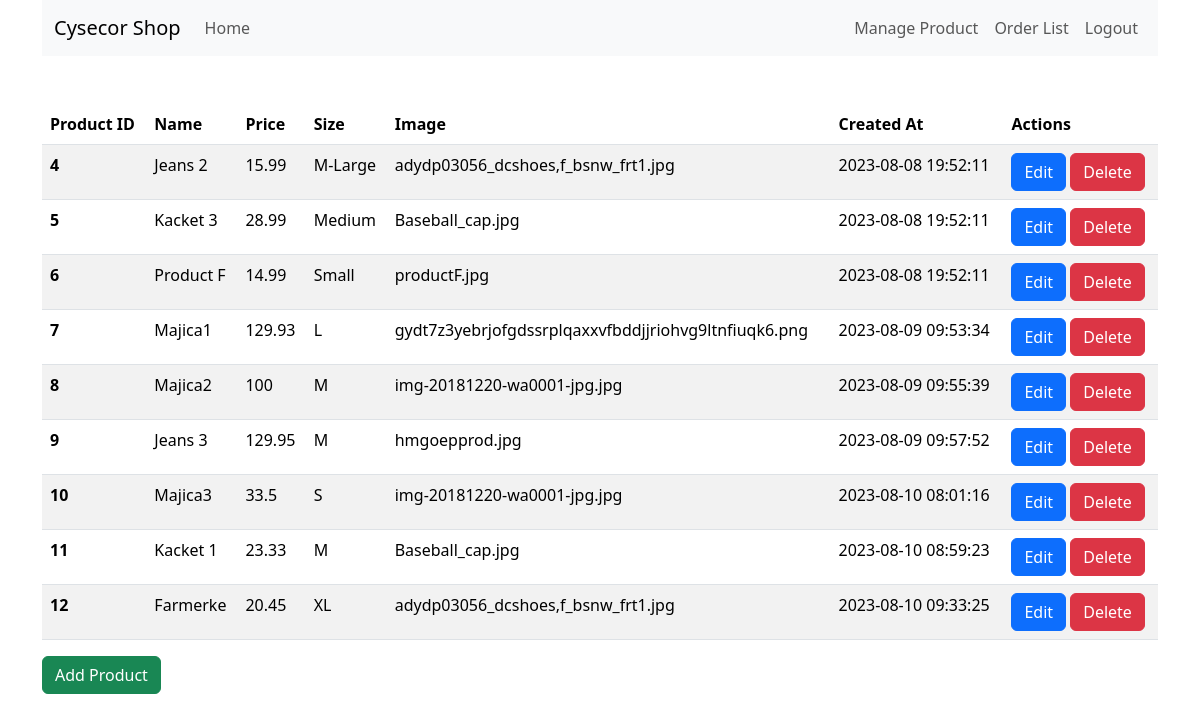
Page /admin/index.php (signed in) on the committed database.
### tables this page shows
CREATE TABLE `products` (
  `product_id` int(11) NOT NULL,
  `name` varchar(255) NOT NULL,
  `price` varchar(255) NOT NULL,
  `size` varchar(255) NOT NULL,
  `image` varchar(255) NOT NULL,
  `created_at` datetime NOT NULL DEFAULT current_timestamp()
);

### app/classes/User.php (called while the page is built, shortened)
<?php
class User{
    protected $conn;
    public function __construct(){
        global $conn;
        $this->conn = $conn;
    }
    public function is_logged(){
        if(isset($_SESSION['user_id'])){
            return true;
        }
        return false;
    }
    public function is_admin(){
        $query = "SELECT * FROM users WHERE user_id = ? AND is_admin = 1";
        $stmt = $this->conn->prepare($query);
        $stmt->bind_param("i",$_SESSION['user_id']);
        $stmt->execute();
        $result = $stmt->get_result();
        if($result->num_rows > 0){
            return true;
        }
        return false;
    }
}

### app/classes/Product.php (called while the page is built, shortened)
<?php
class Product{
    protected $conn;
    public function __construct(){
        global $conn;
        $this->conn = $conn;
    }
    public function fetch_all(){
        $sql = "SELECT * FROM products";
        $result = $this->conn->query($sql);
        return $result->fetch_all(MYSQLI_ASSOC);
    }
}

### admin/index.php (the view)
<?php
require_once '../app/classes/Product.php';
require_once "header.php";
if($user->is_logged() && $user->is_admin()):
$products = new Product();
$products = $products -> fetch_all();
?>
        <table class="table table-striped">
            <thead>
                <tr>
                    <th scope = "col">Product ID</th>
                    <th scope = "col">Name </th>
                    <th scope = "col">Price</th>
                    <th scope = "col">Size</th>
                    <th scope = "col">Image</th>
                    <th scope = "col">Created At</th>
                    <th scope = "col">Actions</th>
                </tr>
            </thead>
            <tbody>
                <?php foreach($products as $product):?>
                    <tr>
                        <th scope = "row"><?= $product['product_id'];?></th>
                        <td><?= htmlspecialchars($product['name']);?></td>
                        <td><?= htmlspecialchars($product['price']);?></td>
                        <td><?= htmlspecialchars($product['size']);?></td>
                        <td><?= htmlspecialchars($product['image']);?></td>
                        <td><?= htmlspecialchars($product['created_at']);?></td>
                        <td>
                            <a href="edit_product.php?id=<?= $product['product_id']; ?>" class= "btn btn-primary">Edit</a>
                            <a href="delete_product.php?id=<?= $product['product_id']; ?>" class= "btn btn-danger">Delete</a>
                        </td>
                    </tr>
                <?php endforeach;?>
            </tbody>
        </table>
        <a href="add_product.php" class="btn btn-success">Add Product</a>
<?php else:
    header('Location:../index.php');
?>
<?php endif; ?>
<?php
require_once 'footer.php';
?>

### rows in the picture
products: product_id "4", name "Jeans 2", price "15.99", size "M-Large", image "adydp03056_dcshoes,f_bsnw_frt1.jpg", created_at "2023-08-08 19:52:11"
products: product_id "5", name "Kacket 3", price "28.99", size "Medium", image "Baseball_cap.jpg", created_at "2023-08-08 19:52:11"
products: product_id "6", name "Product F", price "14.99", size "Small", image "productF.jpg", created_at "2023-08-08 19:52:11"
products: product_id "7", name "Majica1", price "129.93", size "L", image "gydt7z3yebrjofgdssrplqaxxvfbddjjriohvg9ltnfiuqk6.png", created_at "2023-08-09 09:53:34"
products: product_id "8", name "Majica2", price "100", size "M", image "img-20181220-wa0001-jpg.jpg", created_at "2023-08-09 09:55:39"
products: product_id "9", name "Jeans 3", price "129.95", size "M", image "hmgoepprod.jpg", created_at "2023-08-09 09:57:52"
products: product_id "10", name "Majica3", price "33.5", size "S", image "img-20181220-wa0001-jpg.jpg", created_at "2023-08-10 08:01:16"
products: product_id "11", name "Kacket 1", price "23.33", size "M", image "Baseball_cap.jpg", created_at "2023-08-10 08:59:23"
products: product_id "12", name "Farmerke", price "20.45", size "XL", image "adydp03056_dcshoes,f_bsnw_frt1.jpg", created_at "2023-08-10 09:33:25"
